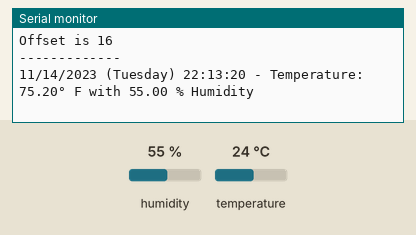
This sketch was run on a simulated ESP8266 (NodeMCU). Shown: the last lines printed to the serial monitor. The inputs (shaded band) are chosen by the test bench; at power-on: humidity 55 %, temperature 24 °C. The local clock reads 2024-03-15 10:24:30 at power-on unless the sketch sets it.

Above: at 1.3 s.
1.4 s: humidity set to 22 %
3.4 s: temperature set to 12 °C
At 4.6 s:
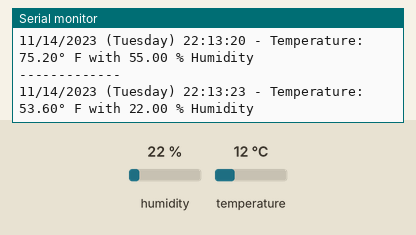
5.4 s: humidity set to 40 %
At 7.6 s:
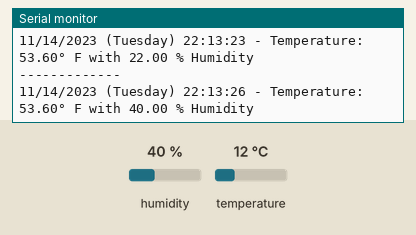
Timing chart, 0 to 9.1 s (numbered marks = the images above; inputs shaded):
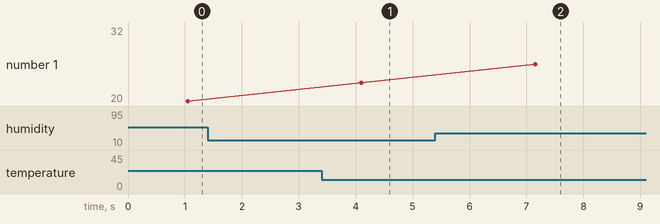

Measured:
- after the input at 3.4 s, the serial monitor: prints a new line after 0.70 s (image 1)
- after the input at 5.4 s, the serial monitor: prints a new line after 1.8 s (image 2)

The sketch:

ReadTempAndHumidity.ino
```cpp
#include <DHT11.h>
#include "Wire.h"
#include "RTClib.h"

RTC_PCF8523 rtc;

char daysOfTheWeek[7][12] = {"Sunday", "Monday", "Tuesday", "Wednesday", "Thursday", "Friday", "Saturday"};

// Create an instance of the DHT11 class and set the digital I/O pin.
DHT11 dht11(13);
// Declare variables to hold Temprature and Humidity
float humidity, temp_c, temp_f;

void get_hum_temp()
{
    // Read the humidity from the sensor.
    humidity = dht11.readHumidity();

    // Read the temperature from the sensor.
    temp_c = dht11.readTemperature();

    // Calculate temperature from C
    temp_f = ((temp_c*9)/5)+32;
}

void setup()
{
  Wire.begin(43, 44); //SDA, SCL
  Serial.begin(57600);

  #ifndef ESP8266
    while (!Serial); // wait for serial port to connect. Needed for native USB
  #endif

  if (! rtc.begin()) {
    Serial.println("Couldn't find RTC");
    Serial.flush();
    while (1) delay(10);
  }

  //if (! rtc.initialized() || rtc.lostPower()) {
  //  Serial.println("RTC is NOT initialized, let's set the time!");
    // When time needs to be set on a new device, or after a power loss, the
    // following line sets the RTC to the date & time this sketch was compiled
    rtc.adjust(DateTime(F(__DATE__), F(__TIME__)));
    // This line sets the RTC with an explicit date & time, for example to set
    // January 21, 2014 at 3am you would call:
    // rtc.adjust(DateTime(2014, 1, 21, 3, 0, 0));
    //
    // Note: allow 2 seconds after inserting battery or applying external power
    // without battery before calling adjust(). This gives the PCF8523's
    // crystal oscillator time to stabilize. If you call adjust() very quickly
    // after the RTC is powered, lostPower() may still return true.
  //}

  // When time needs to be re-set on a previously configured device, the
  // following line sets the RTC to the date & time this sketch was compiled
  // rtc.adjust(DateTime(F(__DATE__), F(__TIME__)));
  // This line sets the RTC with an explicit date & time, for example to set
  // January 21, 2014 at 3am you would call:
  // rtc.adjust(DateTime(2014, 1, 21, 3, 0, 0));

  // When the RTC was stopped and stays connected to the battery, it has
  // to be restarted by clearing the STOP bit. Let's do this to ensure
  // the RTC is running.
  rtc.start();

   // The PCF8523 can be calibrated for:
  //        - Aging adjustment
  //        - Temperature compensation
  //        - Accuracy tuning
  // The offset mode to use, once every two hours or once every minute.
  // The offset Offset value from -64 to +63. See the Application Note for calculation of offset values.
  // https://www.nxp.com/docs/en/application-note/AN11247.pdf
  // The deviation in parts per million can be calculated over a period of observation. Both the drift (which can be negative)
  // and the observation period must be in seconds. For accuracy the variation should be observed over about 1 week.
  // Note: any previous calibration should cancelled prior to any new observation period.
  // Example - RTC gaining 43 seconds in 1 week
  float drift = 43; // seconds plus or minus over oservation period - set to 0 to cancel previous calibration.
  float period_sec = (7 * 86400);  // total obsevation period in seconds (86400 = seconds in 1 day:  7 days = (7 * 86400) seconds )
  float deviation_ppm = (drift / period_sec * 1000000); //  deviation in parts per million (μs)
  float drift_unit = 4.34; // use with offset mode PCF8523_TwoHours
  // float drift_unit = 4.069; //For corrections every min the drift_unit is 4.069 ppm (use with offset mode PCF8523_OneMinute)
  int offset = round(deviation_ppm / drift_unit);
  // rtc.calibrate(PCF8523_TwoHours, offset); // Un-comment to perform calibration once drift (seconds) and observation period (seconds) are correct
  // rtc.calibrate(PCF8523_TwoHours, 0); // Un-comment to cancel previous calibration

  Serial.print("Offset is "); Serial.println(offset); // Print to control offset
}

void loop()
{
    DateTime now = rtc.now();
    get_hum_temp();

    // If the temperature and humidity readings were successful, print them to the serial monitor.
    if (temp_c != -1 && humidity != -1)
    {
      Serial.println("-------------");

      Serial.print(now.month(), DEC);
      Serial.print('/');
      Serial.print(now.day(), DEC);
      Serial.print('/');
      Serial.print(now.year(), DEC);
      Serial.print(" (");
      Serial.print(daysOfTheWeek[now.dayOfTheWeek()]);
      Serial.print(") ");
      Serial.print(now.hour(), DEC);
      Serial.print(':');
      Serial.print(now.minute(), DEC);
      Serial.print(':');
      Serial.print(now.second(), DEC);
      Serial.print(" - Temperature: ");
      Serial.print(temp_f);
      Serial.print("° F with ");
      Serial.print(humidity);
      Serial.print(" % Humidity");
      Serial.println();
    }
    else
    {
        // If the temperature or humidity reading failed, print an error message.
        Serial.println("Error reading data");
    }

    // Wait for 2 seconds before the next reading.
    delay(2000);
}
```
